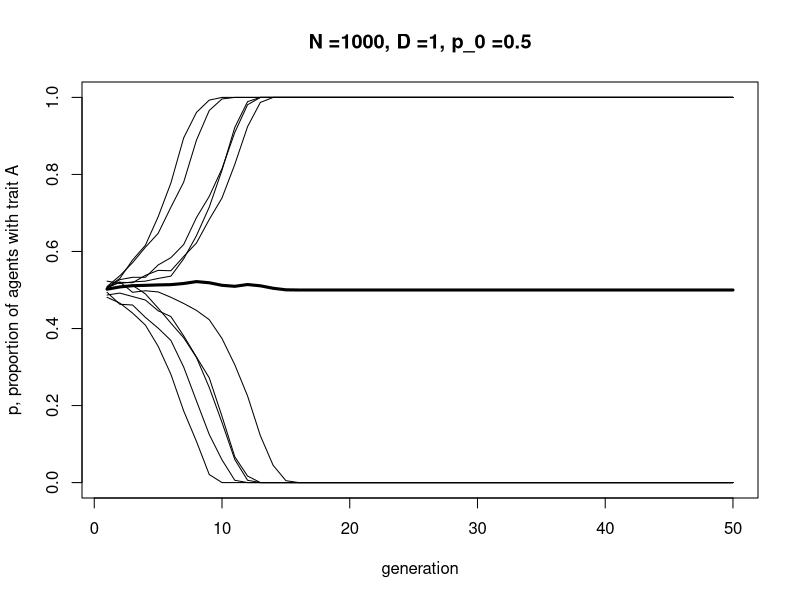
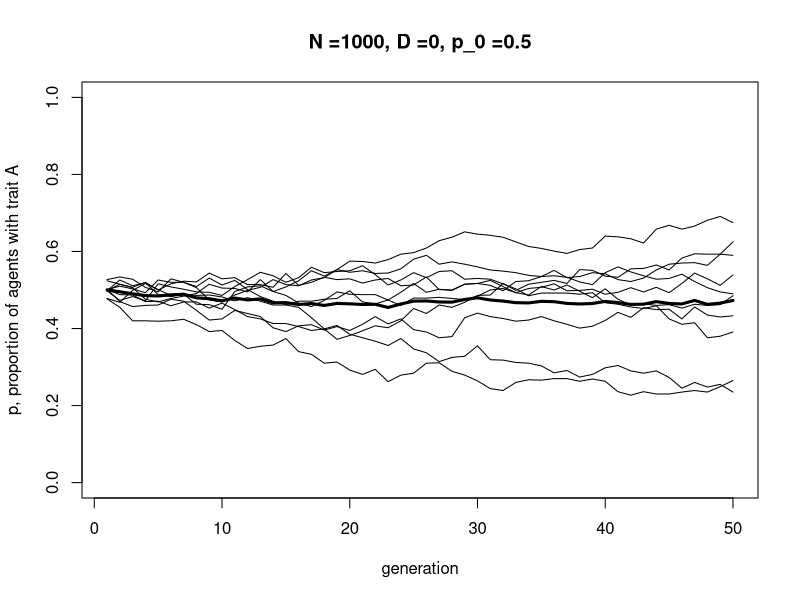
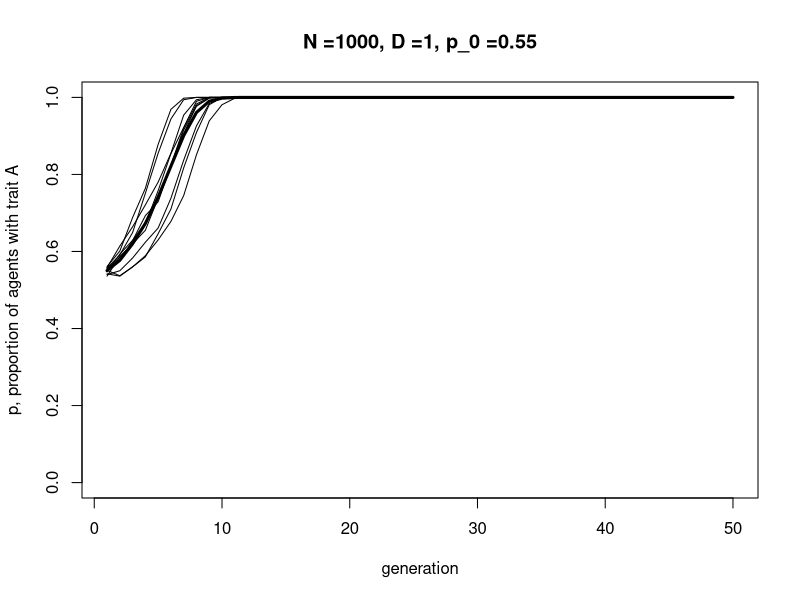
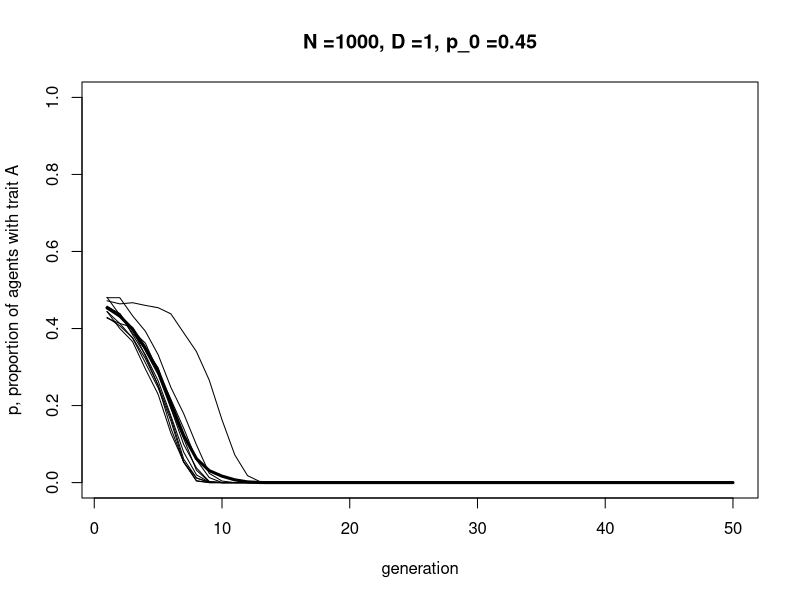
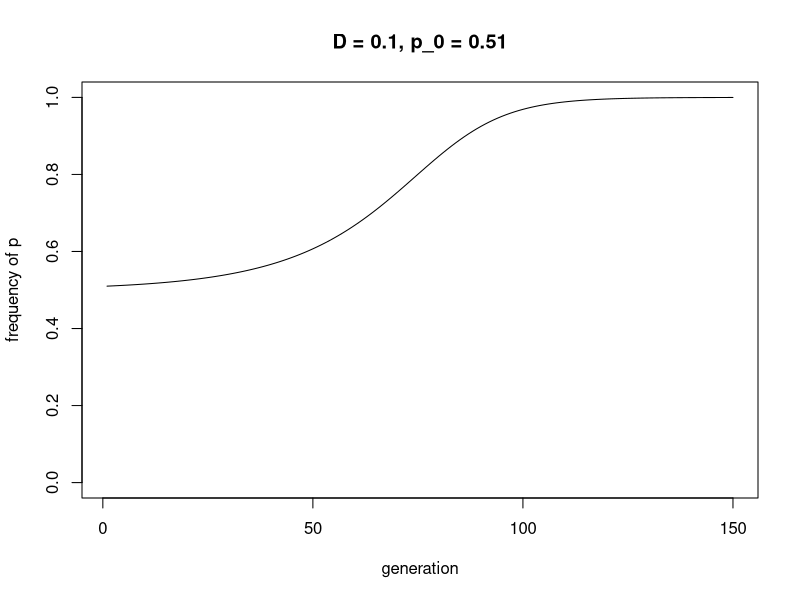
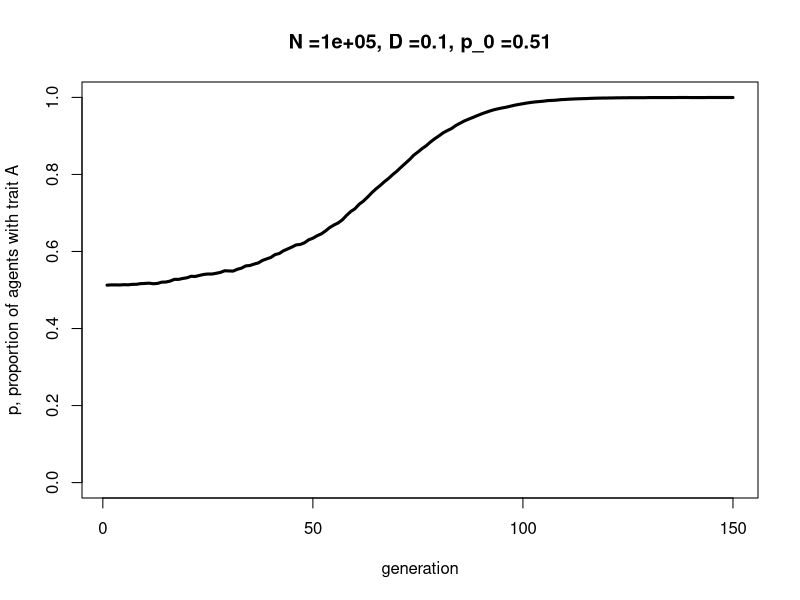
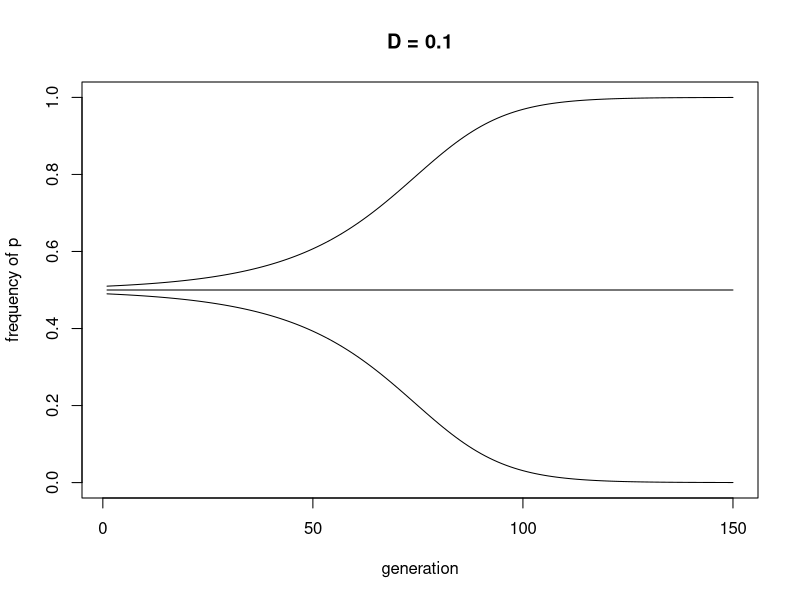
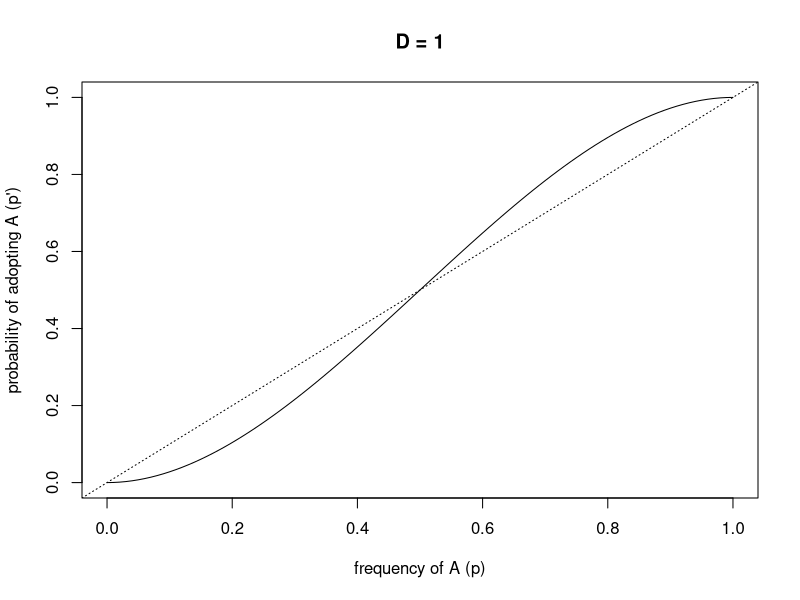

Here is the R script that generated these plots, in order:
## ---- chunk 1

N <- 100
p_0 <- 0.5
D <- 1

# create first generation
agent <- data.frame(trait = sample(c("A","B"), N, replace = TRUE, 
                    prob = c(p_0,1-p_0)), 
                    stringsAsFactors = FALSE)  

head(agent)
    
## ---- chunk 2

# create dataframe with a set of 3 randomly-picked demonstrators for each agent
demonstrators <- data.frame(dem1 = sample(agent$trait, N, replace = TRUE), 
                            dem2 = sample(agent$trait, N, replace = TRUE), 
                            dem3 = sample(agent$trait, N, replace = TRUE), 
                            stringsAsFactors = F)

head(demonstrators)

## ---- chunk 3

# get the number of As in each 3-dem combo
numAs <- rowSums(demonstrators == "A")

agent$trait[numAs == 3] <- "A"  # for dem combos with all As, set to A
agent$trait[numAs == 0] <- "B"  # for dem combos with no As, set to B

prob <- runif(N)

# when A is a majority, 2/3
agent$trait[numAs == 2 & prob < (2/3 + D/3)] <- "A"
agent$trait[numAs == 2 & prob >= (2/3 + D/3)] <- "B"

# when A is a minority, 1/3
agent$trait[numAs == 1 & prob < (1/3 - D/3)] <- "A"
agent$trait[numAs == 1 & prob >= (1/3 - D/3)] <- "B"

# for testing only, add the new traits to the demonstrator dataframe and show it
demonstrators$newtrait <- agent$trait
head(demonstrators, 20)

## ---- chunk 4

N <- 100
p_0 <- 0.5
D <- 0.1

# create first generation
agent <- data.frame(trait = sample(c("A","B"), N, replace = TRUE, 
                    prob = c(p_0,1-p_0)), 
                    stringsAsFactors = FALSE)  

# create dataframe with a set of 3 randomly-picked demonstrators for each agent
demonstrators <- data.frame(dem1 = sample(agent$trait, N, replace = TRUE), 
                            dem2 = sample(agent$trait, N, replace = TRUE), 
                            dem3 = sample(agent$trait, N, replace = TRUE), 
                            stringsAsFactors = F)

# get the number of As in each 3-dem combo
numAs <- rowSums(demonstrators == "A")

agent$trait[numAs == 3] <- "A"  # for dem combos with all As, set to A
agent$trait[numAs == 0] <- "B"  # for dem combos with no As, set to B

prob <- runif(N)

# when A is a majority, 2/3
agent$trait[numAs == 2 & prob < (2/3 + D/3)] <- "A"
agent$trait[numAs == 2 & prob >= (2/3 + D/3)] <- "B"

# when A is a minority, 1/3
agent$trait[numAs == 1 & prob < (1/3 - D/3)] <- "A"
agent$trait[numAs == 1 & prob >= (1/3 - D/3)] <- "B"

# for testing only, add the new traits to the demonstrator dataframe and show it
demonstrators$newtrait <- agent$trait
head(demonstrators, 20)

## ---- chunk 5

ConformistTransmission <- function (N, p_0, D, t_max, r_max) {
  
  # create a matrix with t_max rows and r_max columns, fill with NAs, convert to dataframe
  output <- as.data.frame(matrix(NA,t_max,r_max))  
  
  # purely cosmetic: rename the columns with run1, run2 etc.
  names(output) <- paste("run", 1:r_max, sep="")  
  
  for (r in 1:r_max) {
    
    # create first generation
    agent <- data.frame(trait = sample(c("A","B"), N, replace = TRUE, 
                        prob = c(p_0,1-p_0)), 
                        stringsAsFactors = FALSE)  
    
    # add first generation's p to first row of column r
    output[1,r] <- sum(agent$trait == "A") / N  
  
    for (t in 2:t_max) {
  
      # create dataframe with a set of 3 randomly-picked demonstrators for each agent
      demonstrators <- data.frame(dem1 = sample(agent$trait, N, replace = TRUE), 
                                  dem2 = sample(agent$trait, N, replace = TRUE), 
                                  dem3 = sample(agent$trait, N, replace = TRUE), 
                                  stringsAsFactors = F)

      # get the number of As in each 3-dem combo
      numAs <- rowSums(demonstrators == "A")

      agent$trait[numAs == 3] <- "A"  # for dem combos with all As, set to A
      agent$trait[numAs == 0] <- "B"  # for dem combos with no As, set to B

      prob <- runif(N)
      
      # when A is a majority, 2/3
      agent$trait[numAs == 2 & prob < (2/3 + D/3)] <- "A"
      agent$trait[numAs == 2 & prob >= (2/3 + D/3)] <- "B"

      # when A is a minority, 1/3
      agent$trait[numAs == 1 & prob < (1/3 - D/3)] <- "A"
      agent$trait[numAs == 1 & prob >= (1/3 - D/3)] <- "B"

      # get p and put it into output slot for this generation t and run r
      output[t,r] <- sum(agent$trait == "A") / N  
  
    }
    
  }
  
  # first plot a thick line for the mean p
  plot(rowMeans(output), 
       type = 'l', 
       ylab = "p, proportion of agents with trait A", 
       xlab = "generation", 
       ylim = c(0,1), 
       lwd = 3, 
       main = paste("N =", N, ", D =", D, ", p_0 =", p_0, sep = ""))
 
  for (r in 1:r_max) {  
    
    # add lines for each run, up to r_max
    lines(output[,r], type = 'l')  
    
  }
  
  output  # export data from function
}

## ---- chunk 6

data_model4 <- ConformistTransmission(N = 1000, p_0 = 0.5, D = 1, t_max = 50, r_max = 10)

## ---- chunk 7

data_model4 <- ConformistTransmission(N = 1000, p_0 = 0.5, D = 0, t_max = 50, r_max = 10)

## ---- chunk 8

data_model4 <- ConformistTransmission(N = 1000, p_0 = 0.55, D = 1, t_max = 50, r_max = 10)

## ---- chunk 9

data_model4 <- ConformistTransmission(N = 1000, p_0 = 0.45, D = 1, t_max = 50, r_max = 10)

## ---- chunk 10

ConformityRecursion <- function(D, t_max, p_0) {
  
  p <- rep(0,t_max)
  p[1] <- p_0
  
  for (i in 2:t_max) {
    p[i] <- p[i-1] + D*p[i-1]*(1-p[i-1])*(2*p[i-1] - 1)
  }
  
  plot(p, 
       type = "l", 
       ylim = c(0,1), 
       ylab = "frequency of p", 
       xlab = "generation", 
       main = paste("D = ", D, ", p_0 = ", p_0, sep = ""))

}

## ---- chunk 11

ConformityRecursion(D = 0.1, t_max = 150, p_0 = 0.51)

## ---- chunk 12

data_model4 <- ConformistTransmission(N = 100000, p_0 = 0.51, D = 0.1, t_max = 150, r_max = 1)

## ---- chunk 13

ConformityRecursion <- function(D, t_max, p_0) {
  
  numSims <- length(p_0)
  
  p <- as.data.frame(matrix(NA, nrow = t_max, ncol = numSims))
  p[1,] <- p_0
  
  for (i in 2:t_max) {
    p[i,] <- p[i-1,] + D*p[i-1,]*(1-p[i-1,])*(2*p[i-1,] - 1)
  }
  
  plot(p[,1], 
       type = "l", 
       ylim = c(0,1), 
       ylab = "frequency of p", 
       xlab = "generation", 
       main = paste("D =", D))
  
  if (numSims > 1) {
    for (i in 2:numSims) {
      lines(p[,i], type = 'l')
    }
  }

}

## ---- chunk 14

ConformityRecursion(D = 0.1, t_max = 150, p_0 = c(0.49,0.5,0.51))

## ---- chunk 15

p <- seq(0,1,length.out = 101)

D <- 1
p_next <- p + D*p*(1-p)*(2*p-1)

plot(p, p_next, 
     type = 'l', 
     ylab = "probability of adopting A (p')", 
     xlab = "frequency of A (p)", 
     main = paste("D =", D))

abline(a = 0, b = 1, lty = 3)
